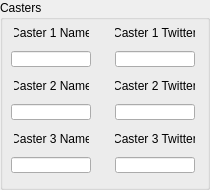
       <widget class="QGroupBox" name="CastersGroupbox">
        <property name="sizePolicy">
         <sizepolicy hsizetype="Fixed" vsizetype="Fixed">
          <horstretch>0</horstretch>
          <verstretch>0</verstretch>
         </sizepolicy>
        </property>
        <property name="minimumSize">
         <size>
          <width>210</width>
          <height>190</height>
         </size>
        </property>
        <property name="maximumSize">
         <size>
          <width>210</width>
          <height>190</height>
         </size>
        </property>
        <property name="title">
         <string>Casters</string>
        </property>
        <widget class="QWidget" name="layoutWidget_13">
         <property name="geometry">
          <rect>
           <x>6</x>
           <y>20</y>
           <width>91</width>
           <height>161</height>
          </rect>
         </property>
         <layout class="QVBoxLayout" name="verticalLayout_9">
          <item alignment="Qt::AlignHCenter">
           <widget class="QLabel" name="Caster1NameLabel">
            <property name="sizePolicy">
             <sizepolicy hsizetype="Fixed" vsizetype="Fixed">
              <horstretch>0</horstretch>
              <verstretch>0</verstretch>
             </sizepolicy>
            </property>
            <property name="minimumSize">
             <size>
              <width>75</width>
              <height>13</height>
             </size>
            </property>
            <property name="maximumSize">
             <size>
              <width>75</width>
              <height>13</height>
             </size>
            </property>
            <property name="text">
             <string>Caster 1 Name</string>
            </property>
            <property name="alignment">
             <set>Qt::AlignCenter</set>
            </property>
           </widget>
          </item>
          <item alignment="Qt::AlignHCenter">
           <widget class="QLineEdit" name="Caster1NameEdit">
            <property name="sizePolicy">
             <sizepolicy hsizetype="Fixed" vsizetype="Fixed">
              <horstretch>0</horstretch>
              <verstretch>0</verstretch>
             </sizepolicy>
            </property>
            <property name="minimumSize">
             <size>
              <width>80</width>
              <height>16</height>
             </size>
            </property>
            <property name="maximumSize">
             <size>
              <width>80</width>
              <height>16</height>
             </size>
            </property>
            <property name="layoutDirection">
             <enum>Qt::RightToLeft</enum>
            </property>
           </widget>
          </item>
          <item alignment="Qt::AlignHCenter">
           <widget class="QLabel" name="Caster2NameLabel">
            <property name="sizePolicy">
             <sizepolicy hsizetype="Fixed" vsizetype="Fixed">
              <horstretch>0</horstretch>
              <verstretch>0</verstretch>
             </sizepolicy>
            </property>
            <property name="minimumSize">
             <size>
              <width>75</width>
              <height>13</height>
             </size>
            </property>
            <property name="maximumSize">
             <size>
              <width>75</width>
              <height>13</height>
             </size>
            </property>
            <property name="text">
             <string>Caster 2 Name</string>
            </property>
            <property name="alignment">
             <set>Qt::AlignCenter</set>
            </property>
           </widget>
          </item>
          <item alignment="Qt::AlignHCenter">
           <widget class="QLineEdit" name="Caster2NameEdit">
            <property name="sizePolicy">
             <sizepolicy hsizetype="Fixed" vsizetype="Fixed">
              <horstretch>0</horstretch>
              <verstretch>0</verstretch>
             </sizepolicy>
            </property>
            <property name="minimumSize">
             <size>
              <width>80</width>
              <height>16</height>
             </size>
            </property>
            <property name="maximumSize">
             <size>
              <width>80</width>
              <height>16</height>
             </size>
            </property>
            <property name="layoutDirection">
             <enum>Qt::RightToLeft</enum>
            </property>
           </widget>
          </item>
          <item alignment="Qt::AlignHCenter">
           <widget class="QLabel" name="Caster3NameLabel">
            <property name="sizePolicy">
             <sizepolicy hsizetype="Fixed" vsizetype="Fixed">
              <horstretch>0</horstretch>
              <verstretch>0</verstretch>
             </sizepolicy>
            </property>
            <property name="minimumSize">
             <size>
              <width>75</width>
              <height>13</height>
             </size>
            </property>
            <property name="maximumSize">
             <size>
              <width>75</width>
              <height>13</height>
             </size>
            </property>
            <property name="text">
             <string>Caster 3 Name</string>
            </property>
            <property name="alignment">
             <set>Qt::AlignCenter</set>
            </property>
           </widget>
          </item>
          <item alignment="Qt::AlignHCenter">
           <widget class="QLineEdit" name="Caster3NameEdit">
            <property name="sizePolicy">
             <sizepolicy hsizetype="Fixed" vsizetype="Fixed">
              <horstretch>0</horstretch>
              <verstretch>0</verstretch>
             </sizepolicy>
            </property>
            <property name="minimumSize">
             <size>
              <width>80</width>
              <height>16</height>
             </size>
            </property>
            <property name="maximumSize">
             <size>
              <width>80</width>
              <height>16</height>
             </size>
            </property>
            <property name="layoutDirection">
             <enum>Qt::RightToLeft</enum>
            </property>
           </widget>
          </item>
         </layout>
        </widget>
        <widget class="QWidget" name="layoutWidget_14">
         <property name="geometry">
          <rect>
           <x>110</x>
           <y>20</y>
           <width>91</width>
           <height>161</height>
          </rect>
         </property>
         <layout class="QVBoxLayout" name="verticalLayout_10">
          <item alignment="Qt::AlignHCenter">
           <widget class="QLabel" name="Caster1TwitterLabel">
            <property name="sizePolicy">
             <sizepolicy hsizetype="Fixed" vsizetype="Fixed">
              <horstretch>0</horstretch>
              <verstretch>0</verstretch>
             </sizepolicy>
            </property>
            <property name="minimumSize">
             <size>
              <width>80</width>
              <height>13</height>
             </size>
            </property>
            <property name="maximumSize">
             <size>
              <width>80</width>
              <height>13</height>
             </size>
            </property>
            <property name="text">
             <string>Caster 1 Twitter</string>
            </property>
            <property name="alignment">
             <set>Qt::AlignCenter</set>
            </property>
           </widget>
          </item>
          <item alignment="Qt::AlignHCenter">
           <widget class="QLineEdit" name="Caster1TwitterEdit">
            <property name="sizePolicy">
             <sizepolicy hsizetype="Fixed" vsizetype="Fixed">
              <horstretch>0</horstretch>
              <verstretch>0</verstretch>
             </sizepolicy>
            </property>
            <property name="minimumSize">
             <size>
              <width>80</width>
              <height>16</height>
             </size>
            </property>
            <property name="maximumSize">
             <size>
              <width>80</width>
              <height>16</height>
             </size>
            </property>
           </widget>
          </item>
          <item alignment="Qt::AlignHCenter">
           <widget class="QLabel" name="Caster2TwitterLabel">
            <property name="sizePolicy">
             <sizepolicy hsizetype="Fixed" vsizetype="Fixed">
              <horstretch>0</horstretch>
              <verstretch>0</verstretch>
             </sizepolicy>
            </property>
            <property name="minimumSize">
             <size>
              <width>80</width>
              <height>13</height>
             </size>
            </property>
            <property name="maximumSize">
             <size>
              <width>80</width>
              <height>13</height>
             </size>
            </property>
            <property name="text">
             <string>Caster 2 Twitter</string>
            </property>
            <property name="alignment">
             <set>Qt::AlignCenter</set>
            </property>
           </widget>
          </item>
          <item alignment="Qt::AlignHCenter">
           <widget class="QLineEdit" name="Caster2TwitterEdit">
            <property name="sizePolicy">
             <sizepolicy hsizetype="Fixed" vsizetype="Fixed">
              <horstretch>0</horstretch>
              <verstretch>0</verstretch>
             </sizepolicy>
            </property>
            <property name="minimumSize">
             <size>
              <width>80</width>
              <height>16</height>
             </size>
            </property>
            <property name="maximumSize">
             <size>
              <width>80</width>
              <height>16</height>
             </size>
            </property>
           </widget>
          </item>
          <item alignment="Qt::AlignHCenter">
           <widget class="QLabel" name="Caster3TwitterLabel">
            <property name="sizePolicy">
             <sizepolicy hsizetype="Fixed" vsizetype="Fixed">
              <horstretch>0</horstretch>
              <verstretch>0</verstretch>
             </sizepolicy>
            </property>
            <property name="minimumSize">
             <size>
              <width>80</width>
              <height>13</height>
             </size>
            </property>
            <property name="maximumSize">
             <size>
              <width>80</width>
              <height>13</height>
             </size>
            </property>
            <property name="text">
             <string>Caster 3 Twitter</string>
            </property>
            <property name="alignment">
             <set>Qt::AlignCenter</set>
            </property>
           </widget>
          </item>
          <item alignment="Qt::AlignHCenter">
           <widget class="QLineEdit" name="Caster3TwitterEdit">
            <property name="minimumSize">
             <size>
              <width>80</width>
              <height>16</height>
             </size>
            </property>
            <property name="maximumSize">
             <size>
              <width>80</width>
              <height>16</height>
             </size>
            </property>
           </widget>
          </item>
         </layout>
        </widget>
       </widget>
